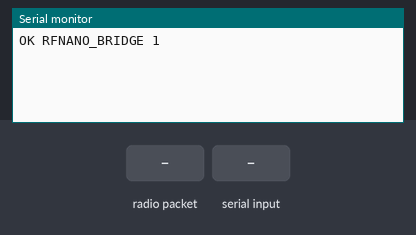
The sketch below on a simulated Arduino Nano, built with avr-gcc and run on an emulated ATmega328P. Parts: the last lines printed to the serial monitor. The test bench sets the inputs (shaded band). No radio packets arrive unless stated.

Above: at 1.2 s.
1.3 s: radio packet "PING" arrives
At 2.5 s:
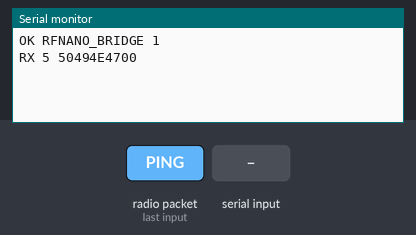
2.8 s: "STATUS\n" received over Serial
At 3.6 s:
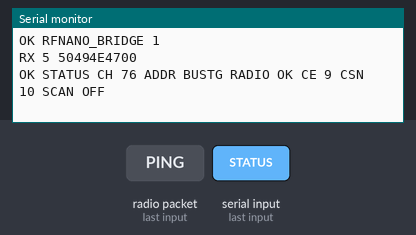
4.3 s: radio packet "STATUS" arrives
At 4.8 s:
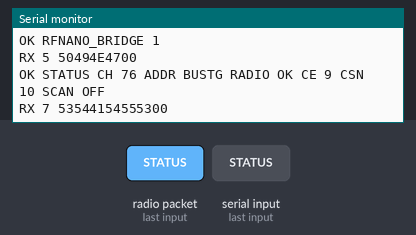
5.8 s: "RETRY\n" received over Serial
At 7.0 s:
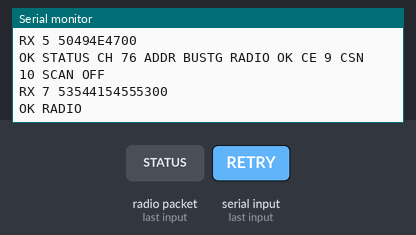
7.3 s: radio packet "SCAN STOP" arrives
At 8.2 s:
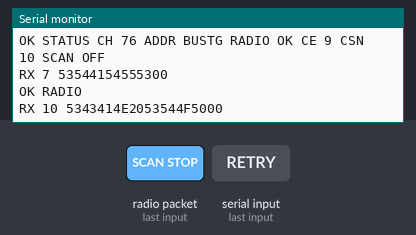
8.8 s: "CH \n" received over Serial
At 9.4 s:
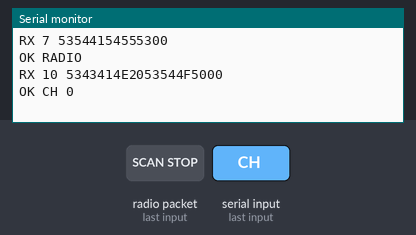

The sketch:

rfnano_bridge.ino
```cpp
#include <RF24.h>
#include <SPI.h>

/*
 * RF-Nano serial bridge for Busteg OS.
 *
 * Arduino IDE:
 *   Board: Arduino Nano
 *   Processor: ATmega328P, or ATmega328P (Old Bootloader) if upload fails
 *   Library: RF24 by TMRh20
 *
 * Serial protocol at 115200 baud:
 *   PING
 *   STATUS
 *   CH <0-125>
 *   ADDR <5-character-address>
 *   SCAN START
 *   SCAN STOP
 *   TX <hex payload, max 32 bytes>
 *
 * Async receive lines:
 *   RX <length> <hex payload>
 *   SCAN <channel> RPD
 */

RF24 radio_9_10(9, 10);
RF24 radio_10_9(10, 9);
RF24 radio_7_8(7, 8);
RF24 radio_8_7(8, 7);
RF24 *radio = &radio_9_10;

static const uint8_t MAX_PAYLOAD = 32;
static char line[96];
static uint8_t line_len = 0;
static uint8_t channel = 76;
static byte address[6] = "BUSTG";
static uint8_t ce_pin = 9;
static uint8_t csn_pin = 10;
static bool radio_ok = false;
static bool scan_enabled = false;
static uint8_t scan_channel = 0;
static unsigned long last_scan_ms = 0;

static int hex_value(char ch) {
  if (ch >= '0' && ch <= '9') return ch - '0';
  if (ch >= 'a' && ch <= 'f') return ch - 'a' + 10;
  if (ch >= 'A' && ch <= 'F') return ch - 'A' + 10;
  return -1;
}

static uint8_t parse_hex_payload(const char *hex, uint8_t *out, uint8_t max_len) {
  uint8_t count = 0;
  while (*hex == ' ') hex++;
  while (hex[0] && hex[1] && count < max_len) {
    int hi = hex_value(hex[0]);
    int lo = hex_value(hex[1]);
    if (hi < 0 || lo < 0) break;
    out[count++] = (uint8_t)((hi << 4) | lo);
    hex += 2;
    while (*hex == ' ') hex++;
  }
  return count;
}

static void print_hex(const uint8_t *data, uint8_t length) {
  static const char hex[] = "0123456789ABCDEF";
  for (uint8_t i = 0; i < length; ++i) {
    Serial.print(hex[data[i] >> 4]);
    Serial.print(hex[data[i] & 0x0F]);
  }
}

static void apply_radio_config() {
  if (!radio_ok) {
    return;
  }
  scan_enabled = false;
  radio->setChannel(channel);
  radio->setDataRate(RF24_250KBPS);
  radio->setPALevel(RF24_PA_LOW);
  radio->setRetries(5, 15);
  radio->setPayloadSize(MAX_PAYLOAD);
  radio->openWritingPipe(address);
  radio->openReadingPipe(1, address);
  radio->startListening();
}

static bool try_radio(RF24 *candidate, uint8_t ce, uint8_t csn) {
  radio = candidate;
  ce_pin = ce;
  csn_pin = csn;
  if (!radio->begin()) {
    return false;
  }
  radio_ok = true;
  radio->enableDynamicPayloads();
  apply_radio_config();
  return true;
}

static void detect_radio() {
  radio_ok = false;
  if (try_radio(&radio_9_10, 9, 10)) return;
  if (try_radio(&radio_10_9, 10, 9)) return;
  if (try_radio(&radio_7_8, 7, 8)) return;
  if (try_radio(&radio_8_7, 8, 7)) return;
}

static void start_scan() {
  if (!radio_ok) {
    Serial.println(F("ERR SCAN RADIO"));
    return;
  }
  scan_enabled = true;
  scan_channel = 0;
  last_scan_ms = 0;
  radio->setAutoAck(false);
  radio->setDataRate(RF24_2MBPS);
  radio->setPALevel(RF24_PA_MIN);
  radio->startListening();
  Serial.println(F("OK SCAN START"));
}

static void stop_scan() {
  scan_enabled = false;
  apply_radio_config();
  Serial.println(F("OK SCAN STOP"));
}

static void handle_command(char *cmd) {
  if (strcmp(cmd, "PING") == 0) {
    Serial.println(F("OK RFNANO_BRIDGE 1"));
    return;
  }

  if (strcmp(cmd, "STATUS") == 0) {
    Serial.print(F("OK STATUS CH "));
    Serial.print(channel);
    Serial.print(F(" ADDR "));
    Serial.write(address, 5);
    Serial.print(F(" RADIO "));
    Serial.print(radio_ok ? F("OK") : F("ERR"));
    Serial.print(F(" CE "));
    Serial.print(ce_pin);
    Serial.print(F(" CSN "));
    Serial.print(csn_pin);
    Serial.print(F(" SCAN "));
    Serial.print(scan_enabled ? F("ON") : F("OFF"));
    Serial.println();
    return;
  }

  if (strcmp(cmd, "RETRY") == 0) {
    detect_radio();
    Serial.println(radio_ok ? F("OK RADIO") : F("ERR RADIO"));
    return;
  }

  if (strncmp(cmd, "CH ", 3) == 0) {
    int next_channel = atoi(cmd + 3);
    if (next_channel < 0 || next_channel > 125) {
      Serial.println(F("ERR CH"));
      return;
    }
    channel = (uint8_t)next_channel;
    apply_radio_config();
    Serial.print(F("OK CH "));
    Serial.println(channel);
    return;
  }

  if (strcmp(cmd, "SCAN START") == 0) {
    start_scan();
    return;
  }

  if (strcmp(cmd, "SCAN STOP") == 0) {
    stop_scan();
    return;
  }

  if (strncmp(cmd, "ADDR ", 5) == 0) {
    if (strlen(cmd + 5) < 5) {
      Serial.println(F("ERR ADDR"));
      return;
    }
    memcpy(address, cmd + 5, 5);
    apply_radio_config();
    Serial.print(F("OK ADDR "));
    Serial.write(address, 5);
    Serial.println();
    return;
  }

  if (strncmp(cmd, "TX ", 3) == 0) {
    if (!radio_ok) {
      Serial.println(F("ERR TX RADIO"));
      return;
    }
    uint8_t payload[MAX_PAYLOAD];
    uint8_t length = parse_hex_payload(cmd + 3, payload, sizeof(payload));
    if (length == 0) {
      Serial.println(F("ERR TX EMPTY"));
      return;
    }
    radio->stopListening();
    bool ok = radio->write(payload, length);
    radio->startListening();
    Serial.println(ok ? F("OK TX") : F("ERR TX NOACK"));
    return;
  }

  Serial.println(F("ERR UNKNOWN"));
}

static void poll_serial() {
  while (Serial.available() > 0) {
    char ch = (char)Serial.read();
    if (ch == '\r') {
      continue;
    }
    if (ch == '\n') {
      line[line_len] = '\0';
      handle_command(line);
      line_len = 0;
    } else if (line_len + 1 < sizeof(line)) {
      line[line_len++] = ch;
    } else {
      line_len = 0;
      Serial.println(F("ERR LINE"));
    }
  }
}

static void poll_radio() {
  if (!radio_ok || scan_enabled || !radio->available()) {
    return;
  }

  uint8_t payload[MAX_PAYLOAD];
  uint8_t length = radio->getDynamicPayloadSize();
  if (length == 0 || length > MAX_PAYLOAD) {
    length = MAX_PAYLOAD;
  }
  radio->read(payload, length);

  Serial.print(F("RX "));
  Serial.print(length);
  Serial.print(' ');
  print_hex(payload, length);
  Serial.println();
}

static void poll_scan() {
  if (!radio_ok || !scan_enabled) {
    return;
  }

  unsigned long now = millis();
  if (now - last_scan_ms < 8) {
    return;
  }
  last_scan_ms = now;

  radio->setChannel(scan_channel);
  radio->startListening();
  delayMicroseconds(180);
  if (radio->testRPD()) {
    Serial.print(F("SCAN "));
    Serial.print(scan_channel);
    Serial.println(F(" RPD"));
  }
  scan_channel = (uint8_t)((scan_channel + 1) % 126);
}

void setup() {
  Serial.begin(115200);
  detect_radio();
  Serial.println(radio_ok ? F("OK RFNANO_BRIDGE 1") : F("ERR RADIO"));
}

void loop() {
  poll_serial();
  poll_scan();
  poll_radio();
}
```

Measured:
- after the input at 1.3 s, the serial monitor: prints a new line at once (image 1)
- after the input at 2.8 s, the serial monitor: prints a new line at once (image 2)
- after the input at 4.3 s, the serial monitor: prints a new line at once (image 3)
- after the input at 5.8 s, the serial monitor: prints a new line at once (image 4)
- after the input at 7.3 s, the serial monitor: prints a new line at once (image 5)
- after the input at 8.8 s, the serial monitor: prints a new line at once (image 6)
